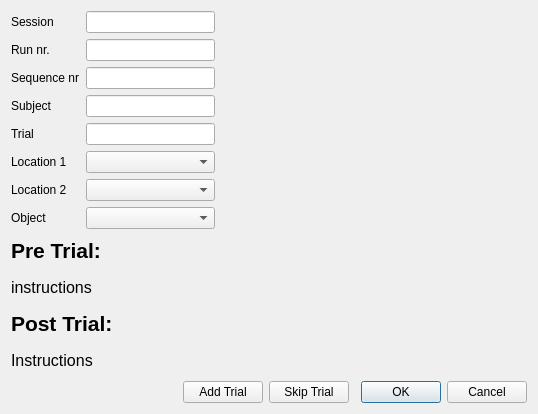
<?xml version="1.0" encoding="UTF-8"?>
<ui version="4.0">
 <class>TrialDialog</class>
 <widget class="QDialog" name="TrialDialog">
  <property name="geometry">
   <rect>
    <x>0</x>
    <y>0</y>
    <width>538</width>
    <height>414</height>
   </rect>
  </property>
  <property name="windowTitle">
   <string>Dialog</string>
  </property>
  <layout class="QVBoxLayout" name="verticalLayout">
   <item>
    <layout class="QHBoxLayout" name="horizontalLayout_2">
     <item>
      <layout class="QFormLayout" name="formLayout">
       <item row="0" column="0">
        <widget class="QLabel" name="label">
         <property name="text">
          <string>Session</string>
         </property>
        </widget>
       </item>
       <item row="0" column="1">
        <widget class="QLineEdit" name="sessionLineEdit"/>
       </item>
       <item row="1" column="0">
        <widget class="QLabel" name="label_3">
         <property name="text">
          <string>Run nr.</string>
         </property>
        </widget>
       </item>
       <item row="1" column="1">
        <widget class="QLineEdit" name="runLineEdit"/>
       </item>
       <item row="2" column="0">
        <widget class="QLabel" name="label_2">
         <property name="text">
          <string>Sequence nr</string>
         </property>
        </widget>
       </item>
       <item row="2" column="1">
        <widget class="QLineEdit" name="trialLineEdit"/>
       </item>
       <item row="3" column="0">
        <widget class="QLabel" name="label_4">
         <property name="text">
          <string>Subject</string>
         </property>
        </widget>
       </item>
       <item row="3" column="1">
        <widget class="QLineEdit" name="subjectLineEdit"/>
       </item>
       <item row="5" column="0">
        <widget class="QLabel" name="label_5">
         <property name="text">
          <string>Location 1</string>
         </property>
        </widget>
       </item>
       <item row="5" column="1">
        <widget class="QComboBox" name="location1ComboBox"/>
       </item>
       <item row="6" column="0">
        <widget class="QLabel" name="label_6">
         <property name="text">
          <string>Location 2</string>
         </property>
        </widget>
       </item>
       <item row="6" column="1">
        <widget class="QComboBox" name="location2ComboBox"/>
       </item>
       <item row="7" column="0">
        <widget class="QLabel" name="label_7">
         <property name="text">
          <string>Object</string>
         </property>
        </widget>
       </item>
       <item row="7" column="1">
        <widget class="QComboBox" name="objectComboBox"/>
       </item>
       <item row="4" column="0">
        <widget class="QLabel" name="label_8">
         <property name="text">
          <string>Trial</string>
         </property>
        </widget>
       </item>
       <item row="4" column="1">
        <widget class="QLineEdit" name="subjectTrialLineEdit">
         <property name="enabled">
          <bool>true</bool>
         </property>
        </widget>
       </item>
      </layout>
     </item>
     <item>
      <widget class="QLabel" name="objectLabel">
       <property name="minimumSize">
        <size>
         <width>150</width>
         <height>150</height>
        </size>
       </property>
       <property name="maximumSize">
        <size>
         <width>150</width>
         <height>150</height>
        </size>
       </property>
       <property name="text">
        <string/>
       </property>
      </widget>
     </item>
     <item>
      <widget class="QLabel" name="objLocLabel">
       <property name="minimumSize">
        <size>
         <width>150</width>
         <height>150</height>
        </size>
       </property>
       <property name="maximumSize">
        <size>
         <width>150</width>
         <height>150</height>
        </size>
       </property>
       <property name="text">
        <string/>
       </property>
      </widget>
     </item>
    </layout>
   </item>
   <item>
    <layout class="QVBoxLayout" name="verticalLayout_2">
     <item>
      <widget class="QLabel" name="pretrial_instruction_title_label">
       <property name="font">
        <font>
         <pointsize>16</pointsize>
         <weight>75</weight>
         <bold>true</bold>
        </font>
       </property>
       <property name="text">
        <string>Pre Trial:</string>
       </property>
      </widget>
     </item>
     <item>
      <widget class="QLabel" name="pretrial_instruction_text_label">
       <property name="font">
        <font>
         <pointsize>12</pointsize>
        </font>
       </property>
       <property name="text">
        <string>instructions</string>
       </property>
      </widget>
     </item>
     <item>
      <widget class="QLabel" name="posttrial_instruction_title_label">
       <property name="font">
        <font>
         <pointsize>16</pointsize>
         <weight>75</weight>
         <bold>true</bold>
        </font>
       </property>
       <property name="text">
        <string>Post Trial:</string>
       </property>
      </widget>
     </item>
     <item>
      <widget class="QLabel" name="posttrial_instruction_text_label">
       <property name="font">
        <font>
         <pointsize>12</pointsize>
        </font>
       </property>
       <property name="text">
        <string>Instructions</string>
       </property>
      </widget>
     </item>
    </layout>
   </item>
   <item>
    <layout class="QHBoxLayout" name="horizontalLayout">
     <item>
      <spacer name="horizontalSpacer">
       <property name="orientation">
        <enum>Qt::Horizontal</enum>
       </property>
       <property name="sizeHint" stdset="0">
        <size>
         <width>40</width>
         <height>20</height>
        </size>
       </property>
      </spacer>
     </item>
     <item>
      <widget class="QPushButton" name="addTrialButton">
       <property name="text">
        <string>Add Trial</string>
       </property>
      </widget>
     </item>
     <item>
      <widget class="QPushButton" name="skipTrialButton">
       <property name="text">
        <string>Skip Trial</string>
       </property>
      </widget>
     </item>
     <item>
      <widget class="QDialogButtonBox" name="stdButtons">
       <property name="orientation">
        <enum>Qt::Horizontal</enum>
       </property>
       <property name="standardButtons">
        <set>QDialogButtonBox::Cancel|QDialogButtonBox::Ok</set>
       </property>
      </widget>
     </item>
    </layout>
   </item>
  </layout>
 </widget>
 <resources/>
 <connections>
  <connection>
   <sender>stdButtons</sender>
   <signal>accepted()</signal>
   <receiver>TrialDialog</receiver>
   <slot>accept()</slot>
   <hints>
    <hint type="sourcelabel">
     <x>248</x>
     <y>254</y>
    </hint>
    <hint type="destinationlabel">
     <x>157</x>
     <y>274</y>
    </hint>
   </hints>
  </connection>
  <connection>
   <sender>stdButtons</sender>
   <signal>rejected()</signal>
   <receiver>TrialDialog</receiver>
   <slot>reject()</slot>
   <hints>
    <hint type="sourcelabel">
     <x>316</x>
     <y>260</y>
    </hint>
    <hint type="destinationlabel">
     <x>286</x>
     <y>274</y>
    </hint>
   </hints>
  </connection>
 </connections>
</ui>
